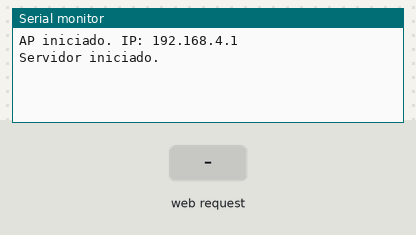
Recording of a sketch running on a simulated ESP32. Parts: the last lines printed to the serial monitor. The inputs (shaded band) are chosen by the test bench.

Above: at 1.2 s.
1.3 s: HTTP request GET /location?lat=1&lon=1 received
At 2.5 s:
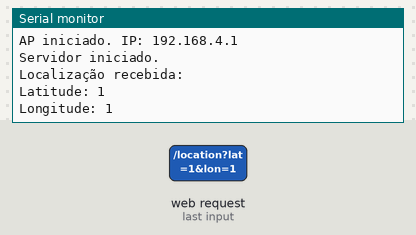
2.8 s: HTTP request GET /location?lat=120&lon=120 received
At 3.6 s:
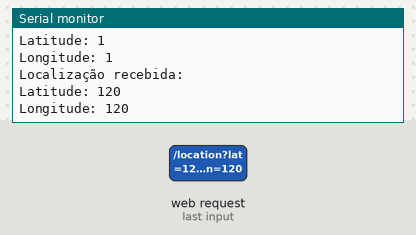

The sketch:

prototipo_otmcav.ino
```cpp
#include <WiFi.h>
#include <WebServer.h>

// Configurações do ponto de acesso
const char* ssid = "Os tres Cavaleiros do Apocalipse Verde";
const char* password = "maldita-mottu";

WebServer server(80);

// Página HTML com JavaScript para pegar localização
const char* htmlPage = R"rawliteral(
<!DOCTYPE html>
<html>
<head><title>Enviar Localizacao Manual</title></head>
<body>
  <h2>Enviar Localizacao para o ESP32</h2>
  <p>Abra o Google Maps, pressione no mapa, copie latitude e longitude, e cole abaixo:</p>

  <input type="text" id="lat" placeholder="Latitude"><br><br>
  <input type="text" id="lon" placeholder="Longitude"><br><br>
  <button onclick="enviarLocalizacao()">Enviar</button>

  <script>
    function enviarLocalizacao() {
      const lat = document.getElementById("lat").value;
      const lon = document.getElementById("lon").value;

      if (lat && lon) {
        fetch(`/location?lat=${lat}&lon=${lon}`)
          .then(() => alert("Localizacao enviada"))
          .catch(err => alert("Erro ao enviar: " + err.message));
      } else {
        alert("Preencha latitude e longitude.");
      }
    }
  </script>
</body>
</html>
)rawliteral";


// Handler para página inicial
void handleRoot() {
  server.send(200, "text/html", htmlPage);
}

// Handler para localização recebida
void handleLocation() {
  if (server.hasArg("lat") && server.hasArg("lon")) {
    String latitude = server.arg("lat");
    String longitude = server.arg("lon");

    Serial.println("Localização recebida:");
    Serial.println("Latitude: " + latitude);
    Serial.println("Longitude: " + longitude);

    server.send(200, "text/plain", "Localização recebida com sucesso!");
  } else {
    server.send(400, "text/plain", "Parâmetros ausentes.");
  }
}


void setup() {
  Serial.begin(115200);

  WiFi.softAP(ssid, password);
  Serial.print("AP iniciado. IP: ");
  Serial.println(WiFi.softAPIP());

  // Define rotas
  server.on("/", handleRoot);
  server.on("/location", handleLocation);

  server.begin();
  Serial.println("Servidor iniciado.");
}

void loop() {
  server.handleClient();
}
```

Measured:
- after the input at 1.3 s, the serial monitor: prints a new line at once (image 1)
- after the input at 2.8 s, the serial monitor: prints a new line at once (image 2)
